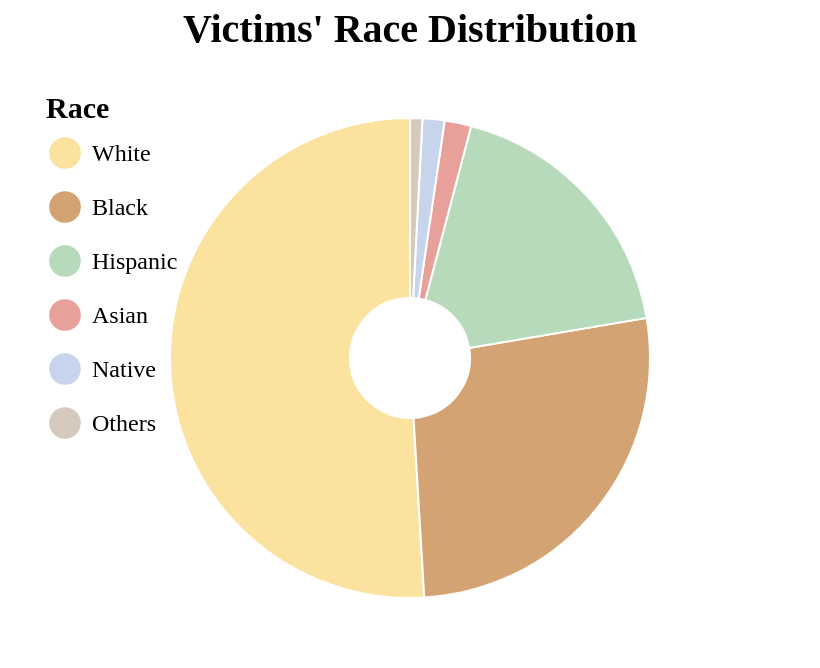

Source (Vega-Lite JSON):
### Vega-Lite specification from a JSON file in a GitHub repository (floating-point values rounded to 4 significant figures)
{"$schema": "https://vega.github.io/schema/vega-lite/v5.json", "width": 400, "height": 300, "background": null, "data": {"values": [{"category": "White", "value": 2583, "percentage": 0.5095}, {"category": "Black", "value": 1355, "percentage": 0.2673}, {"category": "Hispanic", "value": 924, "percentage": 0.1822}, {"category": "Asian", "value": 91, "percentage": 0.01795}, {"category": "Native", "value": 75, "percentage": 0.01479}, {"category": "Others", "value": 42, "percentage": 0.008284}]}, "title": {"text": "Victims' Race Distribution", "fontSize": 20, "font": "Century Gothic"}, "encoding": {"theta": {"field": "value", "type": "quantitative", "stack": true}, "color": {"field": "category", "type": "nominal", "scale": {"domain": ["White", "Black", "Hispanic", "Asian", "Native", "Others"], "range": ["#fbe29f", "#d4a373", "#b7dabb", "#e8a09a", "#c7d4eb", "#d6c9bd"]}, "legend": {"title": "Race", "orient": "top-left", "titleFont": "Century Gothic", "labelFont": "Century Gothic", "titleFontSize": 15, "labelFontSize": 12, "symbolSize": 300}}, "tooltip": [{"field": "category", "type": "nominal", "title": "Race"}, {"field": "value", "type": "quantitative", "title": "Victims"}, {"field": "percentage", "type": "quantitative", "title": "Percentage", "format": ".2%"}]}, "layer": [{"mark": {"type": "arc", "innerRadius": 30, "outerRadius": 120, "stroke": "white"}}]}
